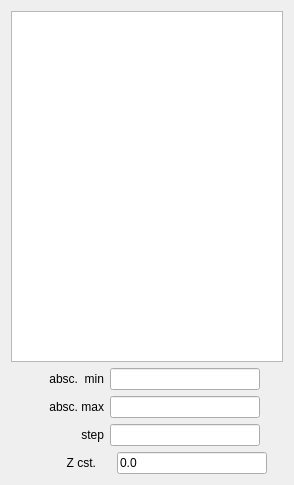
                     <widget class="QWidget" name="scrollAreaWidgetContents_2">
                      <property name="geometry">
                       <rect>
                        <x>0</x>
                        <y>0</y>
                        <width>294</width>
                        <height>485</height>
                       </rect>
                      </property>
                      <layout class="QGridLayout" name="gridLayout_35">
                       <item row="0" column="0">
                        <widget class="QTextEdit" name="Reg2DCurve_function_textEdit">
                         <property name="sizePolicy">
                          <sizepolicy hsizetype="Expanding" vsizetype="MinimumExpanding">
                           <horstretch>0</horstretch>
                           <verstretch>0</verstretch>
                          </sizepolicy>
                         </property>
                        </widget>
                       </item>
                       <item row="1" column="0">
                        <layout class="QGridLayout" name="gridLayout_25">
                         <item row="0" column="0">
                          <layout class="QHBoxLayout" name="horizontalLayout_28">
                           <item>
                            <widget class="QLabel" name="label_regmin_1">
                             <property name="maximumSize">
                              <size>
                               <width>70</width>
                               <height>16777215</height>
                              </size>
                             </property>
                             <property name="toolTip">
                              <string>Minimum value of the Abscissa to plot</string>
                             </property>
                             <property name="layoutDirection">
                              <enum>Qt::LeftToRight</enum>
                             </property>
                             <property name="text">
                              <string>absc.  min</string>
                             </property>
                             <property name="alignment">
                              <set>Qt::AlignRight|Qt::AlignTrailing|Qt::AlignVCenter</set>
                             </property>
                            </widget>
                           </item>
                           <item>
                            <widget class="QLineEdit" name="Reg2DCurve_min">
                             <property name="sizePolicy">
                              <sizepolicy hsizetype="Fixed" vsizetype="Fixed">
                               <horstretch>0</horstretch>
                               <verstretch>0</verstretch>
                              </sizepolicy>
                             </property>
                             <property name="minimumSize">
                              <size>
                               <width>40</width>
                               <height>0</height>
                              </size>
                             </property>
                             <property name="maximumSize">
                              <size>
                               <width>150</width>
                               <height>16777215</height>
                              </size>
                             </property>
                             <property name="text">
                              <string/>
                             </property>
                             <property name="maxLength">
                              <number>32769</number>
                             </property>
                            </widget>
                           </item>
                          </layout>
                         </item>
                         <item row="1" column="0">
                          <layout class="QHBoxLayout" name="horizontalLayout_29">
                           <item>
                            <widget class="QLabel" name="label_regmax_1">
                             <property name="maximumSize">
                              <size>
                               <width>70</width>
                               <height>16777215</height>
                              </size>
                             </property>
                             <property name="toolTip">
                              <string>Maximum value of the Abscissa to plot</string>
                             </property>
                             <property name="layoutDirection">
                              <enum>Qt::LeftToRight</enum>
                             </property>
                             <property name="text">
                              <string>absc. max</string>
                             </property>
                             <property name="alignment">
                              <set>Qt::AlignRight|Qt::AlignTrailing|Qt::AlignVCenter</set>
                             </property>
                            </widget>
                           </item>
                           <item>
                            <widget class="QLineEdit" name="Reg2DCurve_max">
                             <property name="sizePolicy">
                              <sizepolicy hsizetype="Fixed" vsizetype="Fixed">
                               <horstretch>0</horstretch>
                               <verstretch>0</verstretch>
                              </sizepolicy>
                             </property>
                             <property name="minimumSize">
                              <size>
                               <width>40</width>
                               <height>0</height>
                              </size>
                             </property>
                             <property name="maximumSize">
                              <size>
                               <width>150</width>
                               <height>16777215</height>
                              </size>
                             </property>
                             <property name="text">
                              <string/>
                             </property>
                             <property name="maxLength">
                              <number>32769</number>
                             </property>
                            </widget>
                           </item>
                          </layout>
                         </item>
                         <item row="2" column="0">
                          <layout class="QHBoxLayout" name="horizontalLayout_30">
                           <item>
                            <widget class="QLabel" name="label_regstep_1">
                             <property name="maximumSize">
                              <size>
                               <width>70</width>
                               <height>16777215</height>
                              </size>
                             </property>
                             <property name="layoutDirection">
                              <enum>Qt::LeftToRight</enum>
                             </property>
                             <property name="text">
                              <string>step</string>
                             </property>
                             <property name="alignment">
                              <set>Qt::AlignRight|Qt::AlignTrailing|Qt::AlignVCenter</set>
                             </property>
                            </widget>
                           </item>
                           <item>
                            <widget class="QLineEdit" name="Reg2DCurve_step">
                             <property name="sizePolicy">
                              <sizepolicy hsizetype="Fixed" vsizetype="Fixed">
                               <horstretch>0</horstretch>
                               <verstretch>0</verstretch>
                              </sizepolicy>
                             </property>
                             <property name="minimumSize">
                              <size>
                               <width>40</width>
                               <height>0</height>
                              </size>
                             </property>
                             <property name="maximumSize">
                              <size>
                               <width>150</width>
                               <height>16777215</height>
                              </size>
                             </property>
                             <property name="text">
                              <string/>
                             </property>
                             <property name="maxLength">
                              <number>32769</number>
                             </property>
                            </widget>
                           </item>
                          </layout>
                         </item>
                        </layout>
                       </item>
                       <item row="2" column="0">
                        <layout class="QHBoxLayout" name="horizontalLayout_32">
                         <item>
                          <widget class="QLabel" name="label_Reg2DCurve_z">
                           <property name="maximumSize">
                            <size>
                             <width>70</width>
                             <height>16777215</height>
                            </size>
                           </property>
                           <property name="layoutDirection">
                            <enum>Qt::LeftToRight</enum>
                           </property>
                           <property name="text">
                            <string>Z cst.</string>
                           </property>
                           <property name="alignment">
                            <set>Qt::AlignRight|Qt::AlignTrailing|Qt::AlignVCenter</set>
                           </property>
                          </widget>
                         </item>
                         <item>
                          <widget class="QLineEdit" name="Reg2DCurve_z">
                           <property name="sizePolicy">
                            <sizepolicy hsizetype="Fixed" vsizetype="Fixed">
                             <horstretch>0</horstretch>
                             <verstretch>0</verstretch>
                            </sizepolicy>
                           </property>
                           <property name="minimumSize">
                            <size>
                             <width>40</width>
                             <height>0</height>
                            </size>
                           </property>
                           <property name="maximumSize">
                            <size>
                             <width>150</width>
                             <height>16777215</height>
                            </size>
                           </property>
                           <property name="toolTip">
                            <string>The constant coordinate value of the 2D curve</string>
                           </property>
                           <property name="text">
                            <string>0.0</string>
                           </property>
                           <property name="maxLength">
                            <number>32769</number>
                           </property>
                          </widget>
                         </item>
                        </layout>
                       </item>
                      </layout>
                     </widget>
